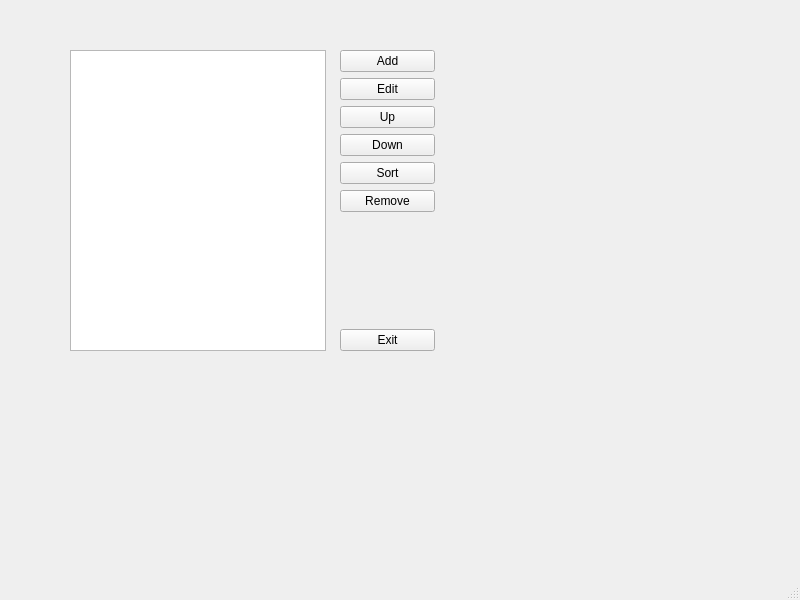
<?xml version="1.0" encoding="UTF-8"?>
<ui version="4.0">
 <class>MainWindow</class>
 <widget class="QMainWindow" name="MainWindow">
  <property name="geometry">
   <rect>
    <x>0</x>
    <y>0</y>
    <width>800</width>
    <height>600</height>
   </rect>
  </property>
  <property name="windowTitle">
   <string>MainWindow</string>
  </property>
  <widget class="QWidget" name="centralwidget">
   <widget class="QListView" name="listItems">
    <property name="geometry">
     <rect>
      <x>70</x>
      <y>50</y>
      <width>256</width>
      <height>301</height>
     </rect>
    </property>
   </widget>
   <widget class="QWidget" name="">
    <property name="geometry">
     <rect>
      <x>340</x>
      <y>50</y>
      <width>95</width>
      <height>301</height>
     </rect>
    </property>
    <layout class="QVBoxLayout" name="verticalLayout">
     <item>
      <widget class="QPushButton" name="btnAdd">
       <property name="text">
        <string>Add</string>
       </property>
      </widget>
     </item>
     <item>
      <widget class="QPushButton" name="btnEdit">
       <property name="text">
        <string>Edit</string>
       </property>
      </widget>
     </item>
     <item>
      <widget class="QPushButton" name="btnUp">
       <property name="text">
        <string>Up</string>
       </property>
      </widget>
     </item>
     <item>
      <widget class="QPushButton" name="btnDown">
       <property name="text">
        <string>Down</string>
       </property>
      </widget>
     </item>
     <item>
      <widget class="QPushButton" name="btnSort">
       <property name="text">
        <string>Sort</string>
       </property>
      </widget>
     </item>
     <item>
      <widget class="QPushButton" name="btnRemove">
       <property name="text">
        <string>Remove</string>
       </property>
      </widget>
     </item>
     <item>
      <spacer name="verticalSpacer">
       <property name="orientation">
        <enum>Qt::Vertical</enum>
       </property>
       <property name="sizeHint" stdset="0">
        <size>
         <width>20</width>
         <height>40</height>
        </size>
       </property>
      </spacer>
     </item>
     <item>
      <widget class="QPushButton" name="btnExit">
       <property name="text">
        <string>Exit</string>
       </property>
      </widget>
     </item>
    </layout>
   </widget>
  </widget>
  <widget class="QMenuBar" name="menubar">
   <property name="geometry">
    <rect>
     <x>0</x>
     <y>0</y>
     <width>800</width>
     <height>26</height>
    </rect>
   </property>
  </widget>
  <widget class="QStatusBar" name="statusbar"/>
 </widget>
 <resources/>
 <connections/>
</ui>
